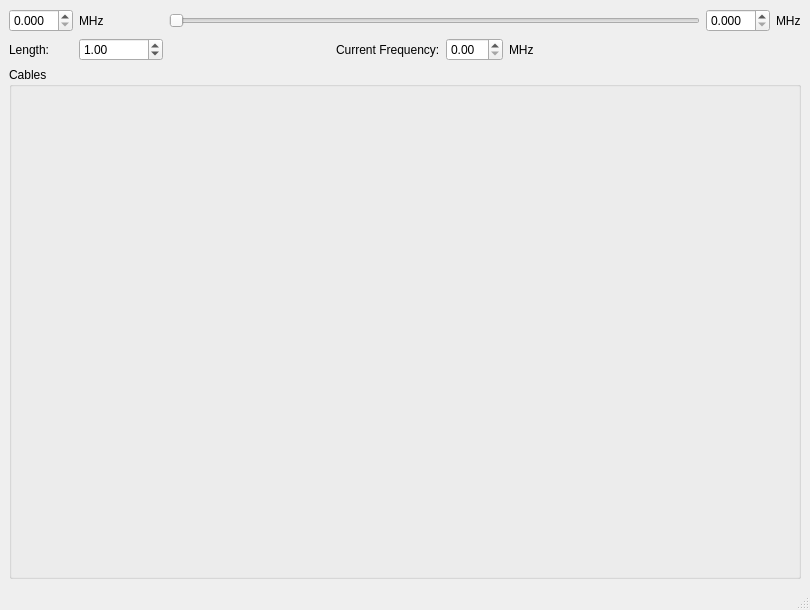
<?xml version="1.0" encoding="UTF-8"?>
<ui version="4.0">
 <class>MainWindow</class>
 <widget class="QMainWindow" name="MainWindow">
  <property name="geometry">
   <rect>
    <x>0</x>
    <y>0</y>
    <width>810</width>
    <height>610</height>
   </rect>
  </property>
  <property name="windowTitle">
   <string>MainWindow</string>
  </property>
  <widget class="QWidget" name="centralwidget">
   <layout class="QGridLayout" name="gridLayout_2">
    <item row="0" column="0">
     <layout class="QGridLayout" name="gridLayout">
      <item row="2" column="1">
       <widget class="QGroupBox" name="cableManager_groupBox">
        <property name="sizePolicy">
         <sizepolicy hsizetype="Preferred" vsizetype="MinimumExpanding">
          <horstretch>0</horstretch>
          <verstretch>0</verstretch>
         </sizepolicy>
        </property>
        <property name="title">
         <string>Cables</string>
        </property>
       </widget>
      </item>
      <item row="0" column="1">
       <layout class="QGridLayout" name="gridLayout_3">
        <item row="0" column="0">
         <widget class="QDoubleSpinBox" name="startFreq_doubleSpinBox">
          <property name="decimals">
           <number>3</number>
          </property>
         </widget>
        </item>
        <item row="1" column="1">
         <widget class="QDoubleSpinBox" name="length_doubleSpinBox">
          <property name="maximum">
           <double>9999999.000000000000000</double>
          </property>
          <property name="value">
           <double>1.000000000000000</double>
          </property>
         </widget>
        </item>
        <item row="0" column="2">
         <widget class="QSlider" name="freq_horizontalSlider">
          <property name="orientation">
           <enum>Qt::Orientation::Horizontal</enum>
          </property>
         </widget>
        </item>
        <item row="1" column="0">
         <widget class="QLabel" name="length_label">
          <property name="text">
           <string>Length:</string>
          </property>
         </widget>
        </item>
        <item row="0" column="1">
         <widget class="QLabel" name="startFreq_label">
          <property name="text">
           <string>MHz</string>
          </property>
         </widget>
        </item>
        <item row="0" column="3">
         <widget class="QDoubleSpinBox" name="endFreq_doubleSpinBox">
          <property name="decimals">
           <number>3</number>
          </property>
         </widget>
        </item>
        <item row="1" column="2">
         <layout class="QHBoxLayout" name="horizontalLayout">
          <item>
           <spacer name="horizontalSpacer_2">
            <property name="orientation">
             <enum>Qt::Orientation::Horizontal</enum>
            </property>
            <property name="sizeHint" stdset="0">
             <size>
              <width>40</width>
              <height>20</height>
             </size>
            </property>
           </spacer>
          </item>
          <item>
           <widget class="QLabel" name="currentFreqTitle_label">
            <property name="text">
             <string>Current Frequency:</string>
            </property>
           </widget>
          </item>
          <item>
           <widget class="QDoubleSpinBox" name="currentFreq_doubleSpinBox"/>
          </item>
          <item>
           <widget class="QLabel" name="currentFreqUnit_label">
            <property name="text">
             <string>MHz</string>
            </property>
           </widget>
          </item>
          <item>
           <spacer name="horizontalSpacer">
            <property name="orientation">
             <enum>Qt::Orientation::Horizontal</enum>
            </property>
            <property name="sizeHint" stdset="0">
             <size>
              <width>40</width>
              <height>20</height>
             </size>
            </property>
           </spacer>
          </item>
         </layout>
        </item>
        <item row="0" column="4">
         <widget class="QLabel" name="endFreq_label">
          <property name="text">
           <string>MHz</string>
          </property>
         </widget>
        </item>
       </layout>
      </item>
     </layout>
    </item>
   </layout>
  </widget>
  <widget class="QMenuBar" name="menubar">
   <property name="geometry">
    <rect>
     <x>0</x>
     <y>0</y>
     <width>810</width>
     <height>24</height>
    </rect>
   </property>
  </widget>
  <widget class="QStatusBar" name="statusbar"/>
 </widget>
 <resources/>
 <connections/>
</ui>
